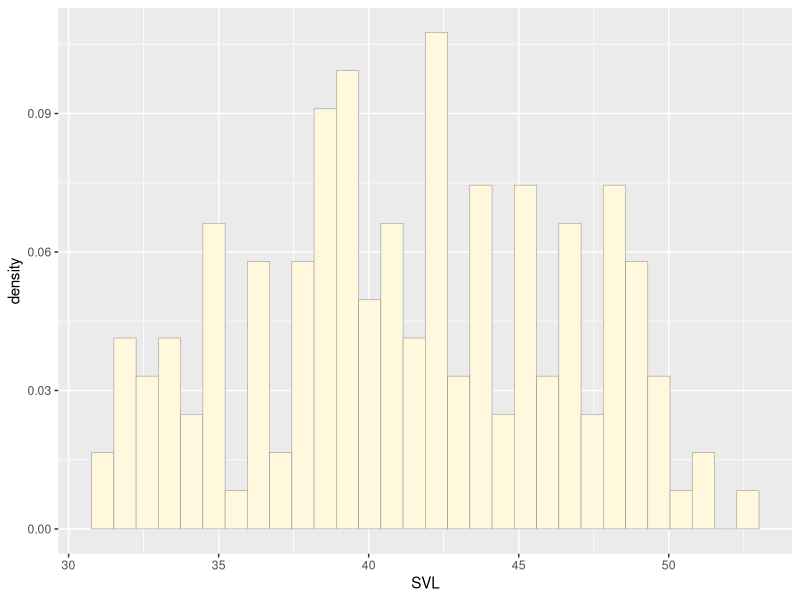
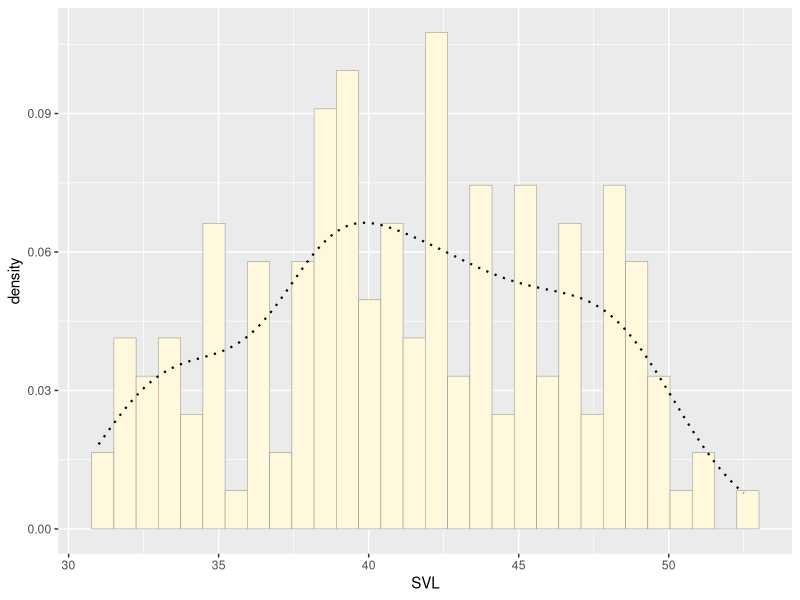
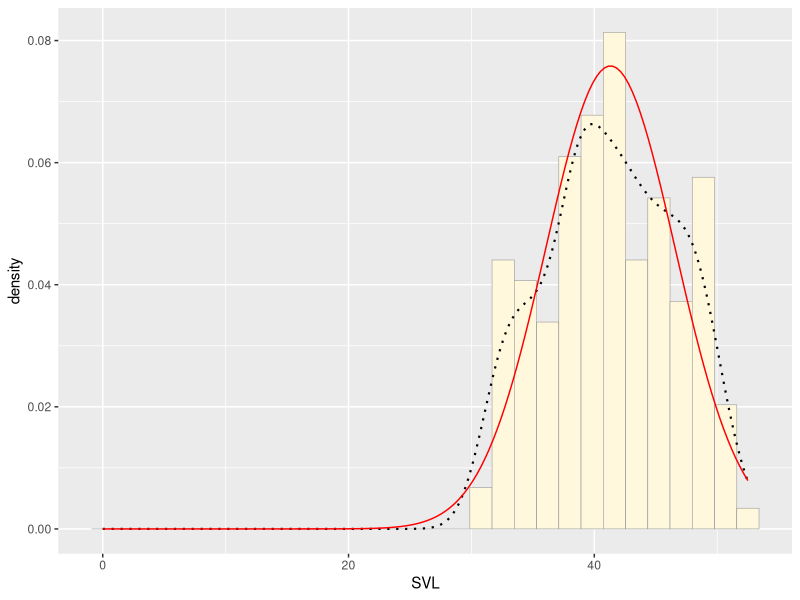
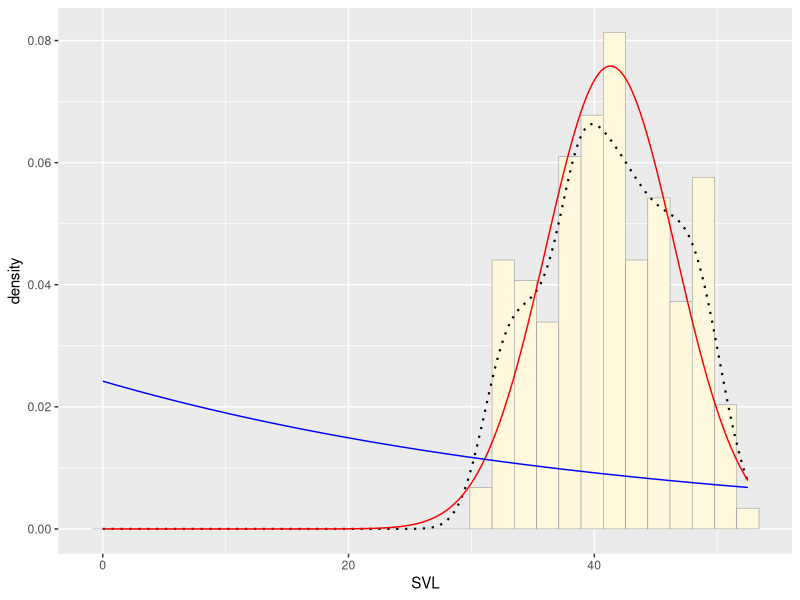
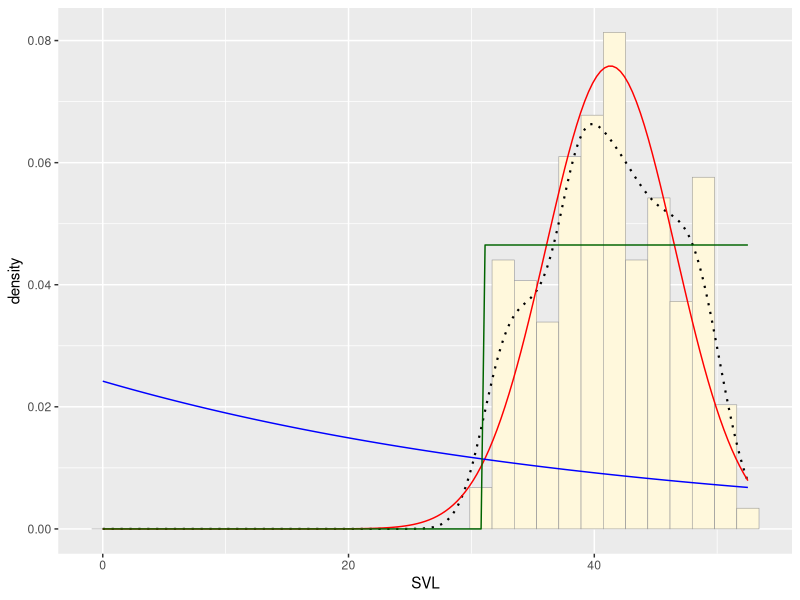
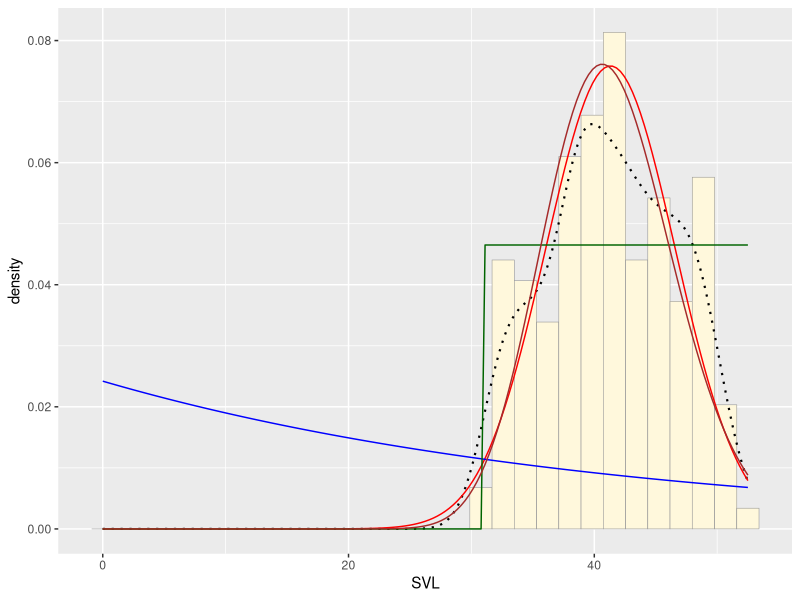
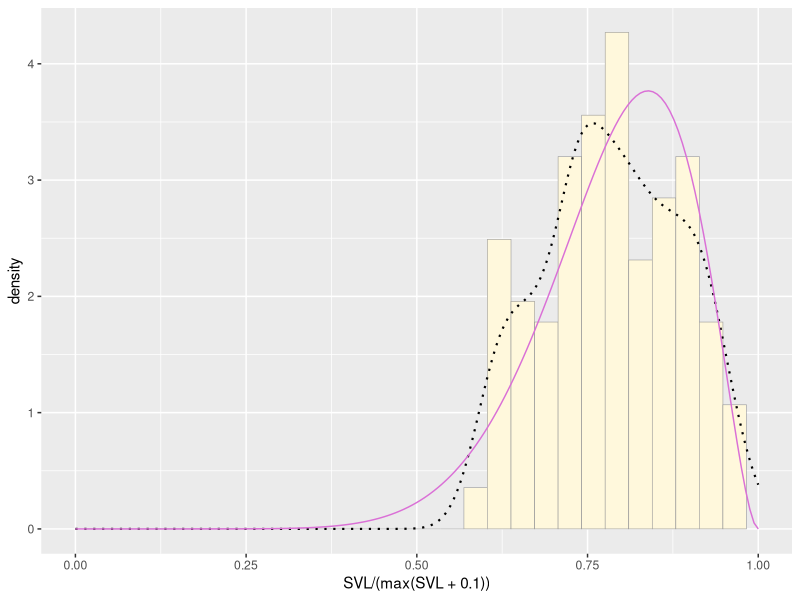
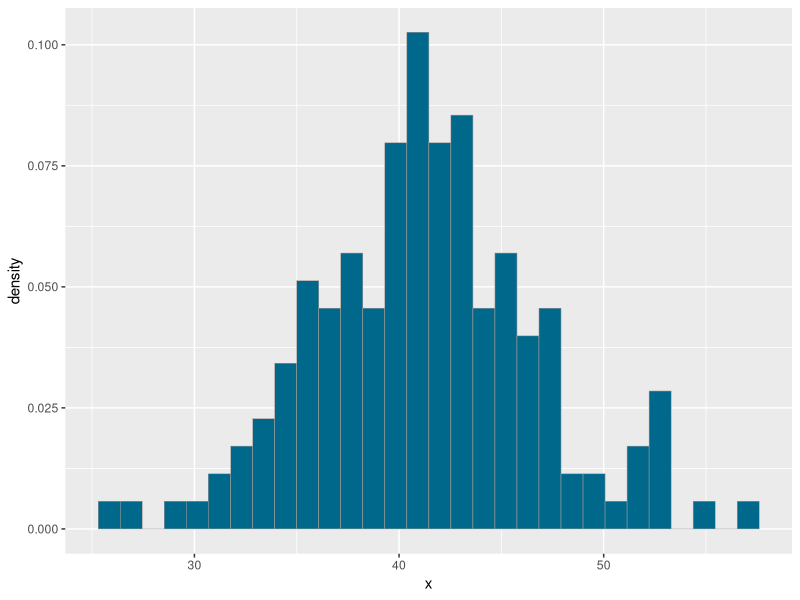

R code for these plots, in order:
## ---- chunk 1
knitr::opts_chunk$set(echo = TRUE)
## ---- chunk 2
library(ggplot2) # for graphics
library(MASS) # for maximum likelihood estimation

# I used this data first then commented it out so I could use my own data. 

# z <- rnorm(n=3000,mean=0.2)
# z <- data.frame(1:3000,z)
# names(z) <- list("ID","myVar")
# z <- z[z$myVar>0,]
# str(z)
# summary(z$myVar)

# The data I chose for this assignment was the snout to vent lengths of salamanders measured during a research project at Murray State University. 

# First I found the path to my data to bring it into the markdown file.
z <- read.table(file="mysalamanderdata.csv",header=TRUE,sep=",")
str(z)
summary(z)
## ---- chunk 3
# This chunk of code generates a histogram with the SVL data on the x axis and the density of the different SVL values on the y axis. The color is cornsilk and the border is gray60.
p1 <- ggplot(data=z, aes(x=SVL, y=..density..)) +
  geom_histogram(color="grey60",fill="cornsilk",size=0.2) 
print(p1)
## ---- chunk 4
# Adding a dotted line to show empirical density. 
p1 <-  p1 +  geom_density(linetype="dotted",size=0.75)
print(p1)
## ---- chunk 5
normPars <- fitdistr(z$SVL,"normal")
print(normPars)
str(normPars)
normPars$estimate["mean"] # note structure of getting a named attribute
## ---- chunk 6
meanML <- normPars$estimate["mean"]
sdML <- normPars$estimate["sd"]

xval <- seq(0,max(z$SVL),len=length(z$SVL))

stat <- stat_function(aes(x = xval, y = ..y..), fun = dnorm, colour="red", n = length(z$SVL), args = list(mean = meanML, sd = sdML))
 p1 + stat
## ---- chunk 7
expoPars <- fitdistr(z$SVL,"exponential")
rateML <- expoPars$estimate["rate"]

stat2 <- stat_function(aes(x = xval, y = ..y..), fun = dexp, colour="blue", n = length(z$SVL), args = list(rate=rateML))
 p1 + stat + stat2
## ---- chunk 8
stat3 <- stat_function(aes(x = xval, y = ..y..), fun = dunif, colour="darkgreen", n = length(z$SVL), args = list(min=min(z$SVL), max=max(z$SVL)))
 p1 + stat + stat2 + stat3
## ---- chunk 9
gammaPars <- fitdistr(z$SVL,"gamma")
shapeML <- gammaPars$estimate["shape"]
rateML <- gammaPars$estimate["rate"]

stat4 <- stat_function(aes(x = xval, y = ..y..), fun = dgamma, colour="brown", n = length(z$SVL), args = list(shape=shapeML, rate=rateML))
 p1 + stat + stat2 + stat3 + stat4
## ---- chunk 10
pSpecial <- ggplot(data=z, aes(x=SVL/(max(SVL + 0.1)), y=..density..)) +
  geom_histogram(color="grey60",fill="cornsilk",size=0.2) + 
  xlim(c(0,1)) +
  geom_density(size=0.75,linetype="dotted")

betaPars <- fitdistr(x=z$SVL/max(z$SVL + 0.1),start=list(shape1=1,shape2=2),"beta")
shape1ML <- betaPars$estimate["shape1"]
shape2ML <- betaPars$estimate["shape2"]

statSpecial <- stat_function(aes(x = xval, y = ..y..), fun = dbeta, colour="orchid", n = length(z$SVL), args = list(shape1=shape1ML,shape2=shape2ML))
pSpecial + statSpecial
## ---- chunk 11
# Max likelihood parameters from gamma distribution

shapeML <- gammaPars$estimate["shape"]
rateML <- gammaPars$estimate["rate"]

# Make a data frame that is the same length as my salamander data
x <- rgamma(n= length(z$SVL), shape = 61.31629, rate = 1.484091)
d <- seq(1:length(x))

w <- data.frame(x,d)
print(w)

# Make a histogram
p1 <- ggplot(data=w, aes(x=x, y=..density..)) +
  geom_histogram(color="grey60",fill="deepskyblue4",size=0.2) 
print(p1)

# Add gamma distribution
gammaPars <- fitdistr(z$SVL,"gamma")
shapeML <- gammaPars$estimate["shape"]
rateML <- gammaPars$estimate["rate"]

new_gamma <- stat_function(aes(x = x, y = ..y..), fun = dgamma, colour="brown", n = nrow(w), args = list(shape=shapeML, rate=rateML))
print(p1+new_gamma)

# Fresh histogram of original salamander data
p1 <- ggplot(data=z, aes(x=SVL, y=..density..)) +
  geom_histogram(color="grey60",fill="deepskyblue4",size=0.2)

gammaPars <- fitdistr(z$SVL,"gamma")
shapeML <- gammaPars$estimate["shape"]
rateML <- gammaPars$estimate["rate"]

stat4 <- stat_function(aes(x = xval, y = ..y..), fun = dgamma, colour="brown", n = length(z$SVL), args = list(shape=shapeML, rate=rateML))
 p1 + stat4
 
# I don't know why the model is creating an x-axis that goes all the way to zero for some plots, and for others the axis starts at a higher value. I tried using xlim to change the x-axis, but I had a hard time with that. 
